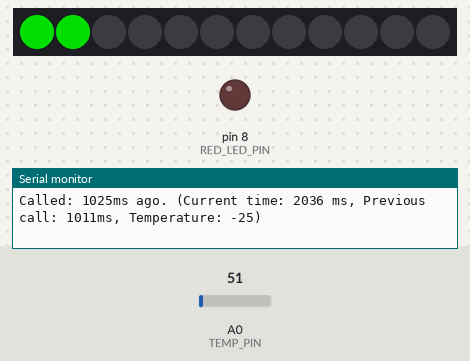
The sketch below on a simulated Arduino Uno, built with avr-gcc and run on an emulated ATmega328P. On the bench: 12 RGB LEDs in strip order, left to right, output pins drawn as LEDs (lit = HIGH), the last lines printed to the serial monitor. The inputs (shaded band) are chosen by the test bench; at power-on: A0 (TEMP_PIN) = 51. Dim RGB values are drawn brighter than linear.

Above: at 2.8 s.
2.9 s: A0 (TEMP_PIN) set to 30
At 4.2 s:
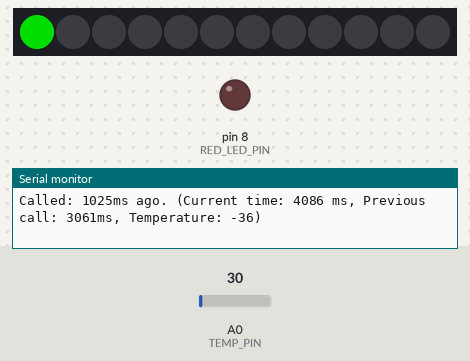
4.5 s: A0 (TEMP_PIN) set to 86
At 5.4 s:
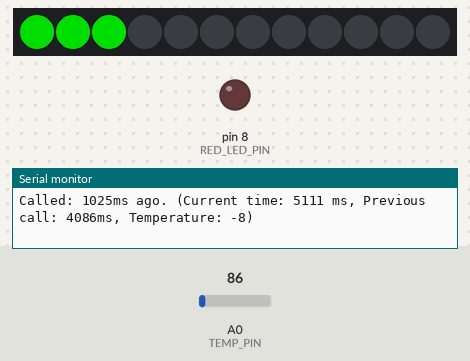
6.6 s: A0 (TEMP_PIN) set to 112
At 7.8 s:
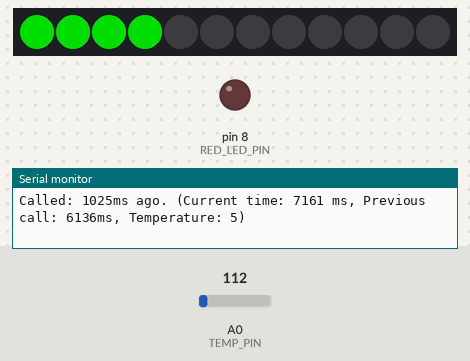
8.6 s: A0 (TEMP_PIN) set to 19
At 10.2 s:
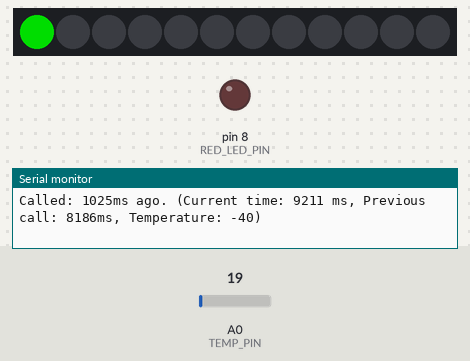
10.7 s: A0 (TEMP_PIN) set to 15
At 12.4 s:
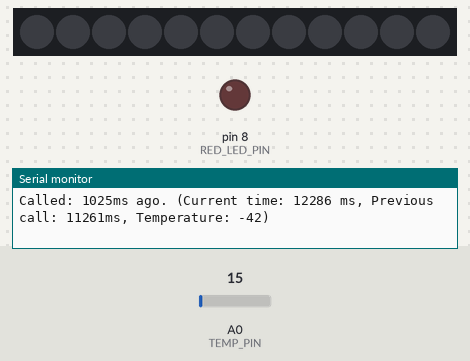
12.7 s: A0 (TEMP_PIN) set to 61
At 13.8 s:
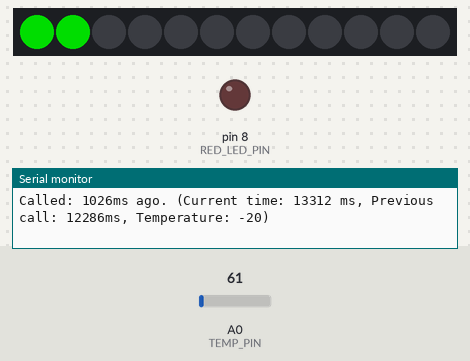
Timing chart, 0 to 15.7 s (numbered marks = the images above; inputs shaded):
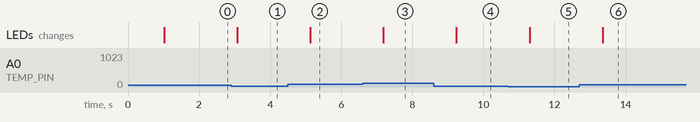

The sketch:

exercise3.ino
```cpp
/**
 * This program reads the temperature every 1~ second and lights up the corresponding LED on a LED ring.
 *
 * Work Packages 4: Exercise 4 - ADDRESSABLE LEDS
 * DIT633 Development of embedded and Real-Time Systems
 *
 * Authors: William Andersson, Joshua Chiu Falck, Adam Faundez Laurokari, 2024
 * Group: 1
 * Submission code: 611211
 **/

#include <Adafruit_NeoPixel.h>  // Include the Adafruit_NeoPixel library

#define RED_LED_PIN 8  // Red LED pin
#define TEMP_PIN A0    // Temperature sensor pin
#define LED_COUNT 12   // Number of LEDs in the ring
#define RING_PIN 2     // Pin for the LED ring

// Global variables for timer
int timer2 = 0;                  // Timer counter
int iCounter = 0;                // Counter for the number of times the interrupt has been called
int servoPosition = 0;           // Current position of the servo
unsigned long last_time_called;  // Last time the interrupt was called

const int temp_interval[12] = {-40, -25, -10, 5, 20, 35, 50, 65, 80, 95, 110, 125};  // Temperature intervals

Adafruit_NeoPixel strip = Adafruit_NeoPixel(LED_COUNT, RING_PIN, NEO_GRB + NEO_KHZ800);  // Initialize the LED strip object from the Adafruit_NeoPixel library

void setup() {
    pinMode(RED_LED_PIN, OUTPUT);  // Initialize red LED pin
    pinMode(TEMP_PIN, INPUT);      // Initialize temperature sensor pin

    strip.begin();  // Call the begin method on the LED strip to start it

    setup_timer_2();  // Setup timer

    Serial.begin(115200);  // Begin serial

    last_time_called = millis();  // Set the last time the interrupt was called to the current time
}

void loop() {
    // Nothing to do here
}

// Inspiration taken from course material:
// https://www.tinkercad.com/things/hqsDje5Qtdv?sharecode=CVIAWPHOUN6TuzFbgOV2ztOiFeXxdcmmXmHZHbqg57o
//
// Changes made:
// - Use timer2 instead of timer1
//
// This function sets up timer 2 to call an interrupt every 16ms
void setup_timer_2() {
    cli();  // Stop interrupts

    TCCR2A = 0;  // set entire TCCR2A register to 0
    TCCR2B = 0;  // same for TCCR2B
    TCNT2 = 0;   // initialize counter value to 0

    OCR2A = 250;                                        // set compare match register for 1hz increments
    TCCR2A |= (1 << WGM21);                             // turn on CTC mode
    TCCR2B |= (1 << CS20) | (1 << CS21) | (1 << CS22);  // set CS20, CS21, and CS22 bits for 1024 prescaler
    TIMSK2 |= (1 << OCIE2A);                            // enable timer compare interrupt

    sei();  // Allow interrupts
}

// Interrupt service routine for timer1 compare match A
ISR(TIMER2_COMPA_vect) {
    cli();                                  // Stop interrupts
    unsigned long current_time = millis();  // Get the current time

    iCounter++;  // Increment the counter

    // ISR gets called once every 16ms, so we need to increment the counter 64 times to get ~1024ms ~= 1 second.
    if (iCounter < 64) {
        return;  // This is to ensure that the servo is only updated every 64 interrupts
    }
    iCounter = 0;  // Reset the counter

    strip.clear();  // Clear the LED strip

    int temp = map(((analogRead(TEMP_PIN) - 20) * 3.04), 0, 1023, -40, 125);  // Read temperature from sensor

    int i;
    for (i = 0; i < 12; i++) {  // Iterate over the LED pins

        if (temp < temp_interval[i]) {  // If the temperature is less than the current interval
            break;                      // Break the loop
        }

        strip.setPixelColor(i, strip.Color(0, 150, 0));  // Set the color of the LED
    }

    if (i == 12) {
        digitalWrite(RED_LED_PIN, HIGH);  // Turn on the red LED
    } else {
        digitalWrite(RED_LED_PIN, LOW);  // Turn off the red LED
    }

    strip.show();  // Show the LED strip

    // Print the time since the last interrupt was called
    String message;  // Variable to store the message
    message = "Called: " + String(current_time - last_time_called) + "ms ago. ";
    message += "(Current time: " + String(current_time) + " ms, ";
    message += "Previous call: " + String(last_time_called) + "ms, ";
    message += "Temperature: " + String(temp) + ")";

    Serial.println(message);  // Print the message

    last_time_called = current_time;  // Update the last time the interrupt was called

    sei();  // Allow interrupts
}
```

Measured:
- the behaviour switches between 18 and 17 on A0 (TEMP_PIN) (found by bisection; images 4 and 5)
- after the input at 2.9 s, the LEDs: change after 0.17 s (image 1)
- after the input at 4.5 s, the LEDs: change after 0.63 s (image 2)
- after the input at 6.6 s, the LEDs: change after 0.58 s (image 3)
- after the input at 8.6 s, the LEDs: change after 0.64 s (image 4)
- after the input at 10.7 s, the LEDs: change after 0.60 s (image 5)
- after the input at 12.7 s, the LEDs: change after 0.65 s (image 6)
